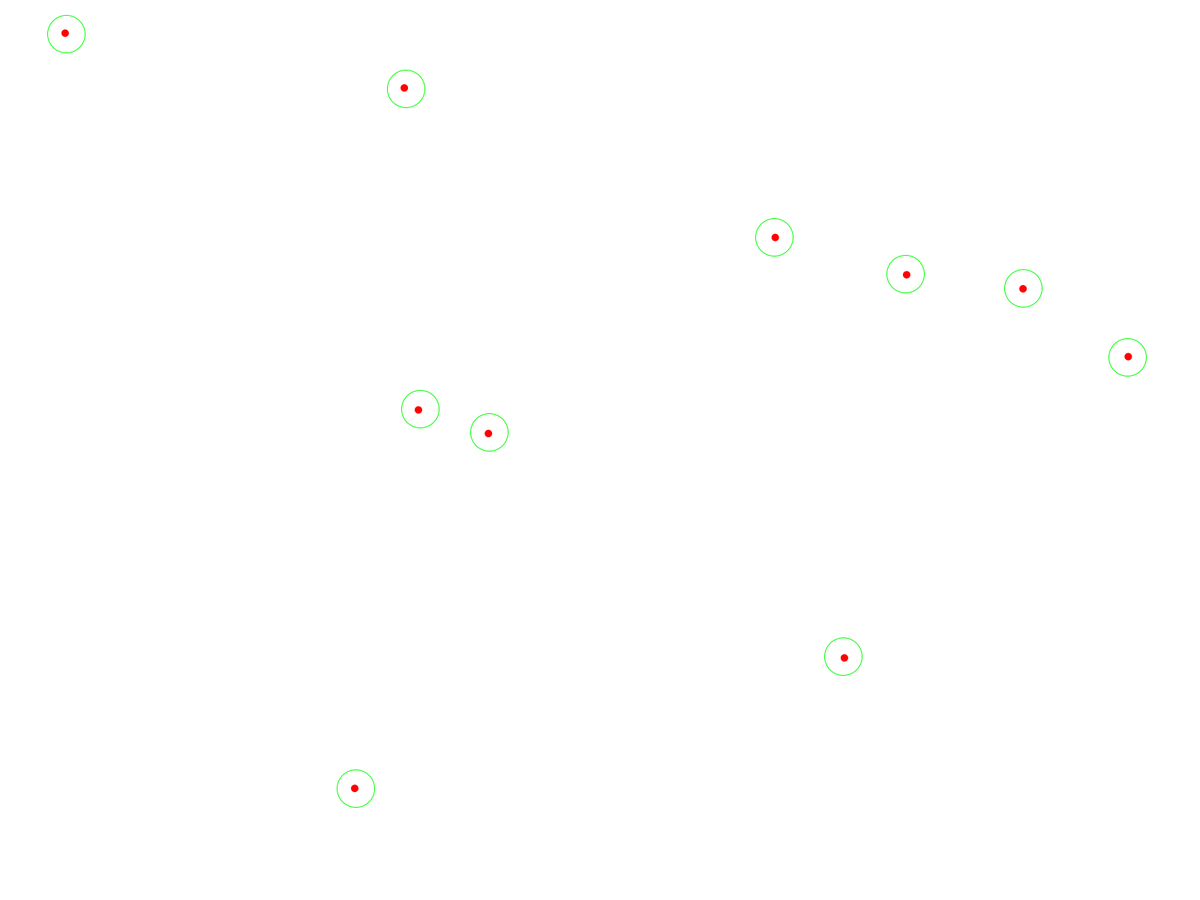
Frame 1 (no input)
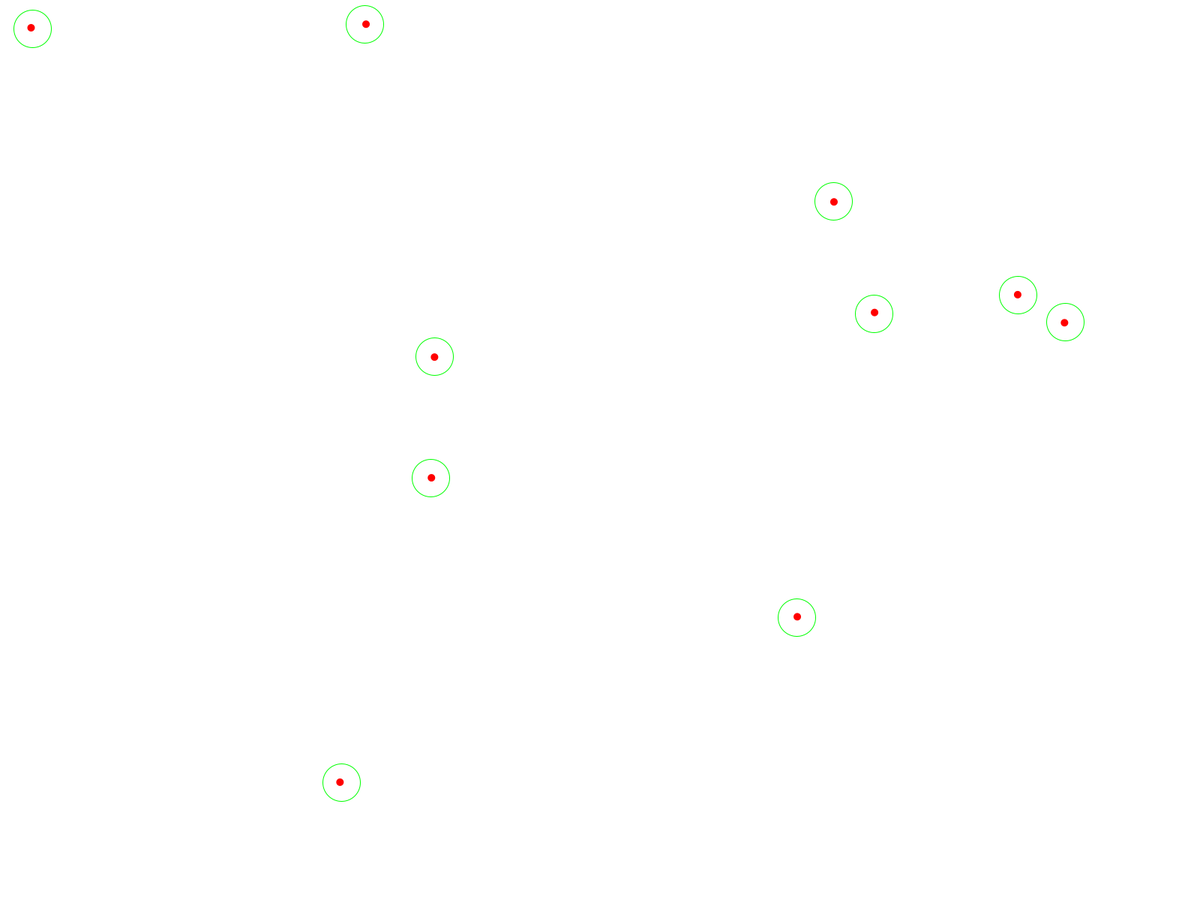
Frame 60 (the mouse pressed at the canvas centre just before this capture)
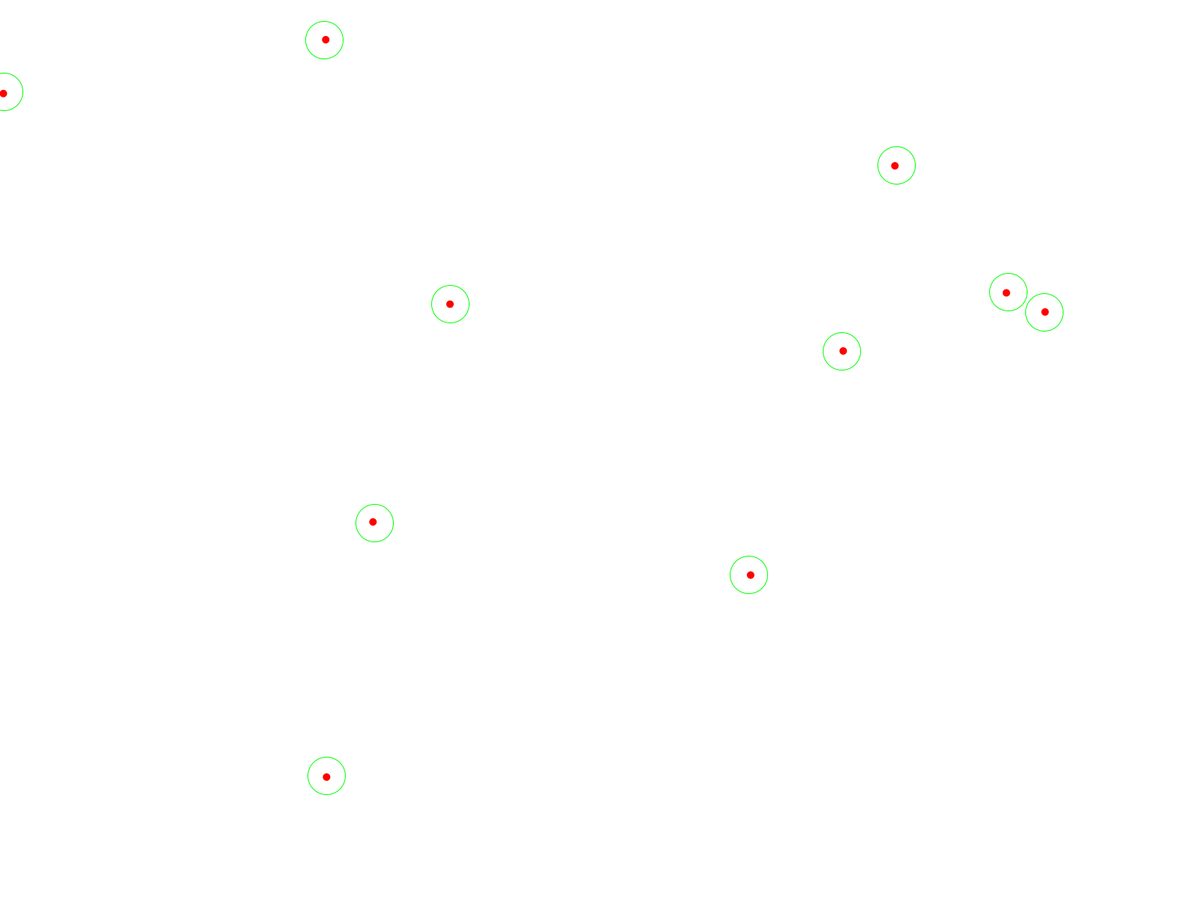
Frame 120 (the mouse held since frame 60 and released just before this capture)

The Processing sketch that drew these frames (run headless with seeded random() and noise(); from frame 60 on, the mouse is pressed at the canvas centre):

// Processing sketch: Nuclear_fission
// ── Nuclear_fission.pde
float velatom = 1.5;
ArrayList <atom> uranium;
ArrayList <neutron> radicals;
int maxatoms = 10;
int maxneutron = 3;
void setup() {
  //size(650, 650);
  fullScreen();
  reset();
}

void draw() {
  background(255, 255, 255);

  for (neutron n : radicals) {
    n.move();
    n.create();
  }
  if (uranium.size() > 0) {
    for (int i = uranium.size() - 1; i >= 0; i--) {
      atom a = uranium.get(i);
      if (!a.gone) {
        a.move();
        a.create();
      } else {
        uranium.remove(a);
      }
    }
  }
}
void keyPressed() {//due metodi per personalizzare la posozione
  if (key == 'n' || key == 'N') {
    radicals.add(new neutron(new PVector(mouseX, mouseY)));
  } else if (key == 'a' || key == 'A') {
    atom u = new atom();
    u.loc.x = mouseX;
    u.loc.y = mouseY;
    u.pseudoloc.x = mouseX;
    u.pseudoloc.y = mouseY;
    uranium.add(u);
  } else if (key == ' ') {
    reset();
  }
}

void reset() {
  uranium = new ArrayList <atom>();
  radicals = new ArrayList <neutron>();
  for (int i = 0; i < maxatoms; i++) {
    uranium.add(new atom());
  }
}

// ── atom.pde
class atom {

  PVector loc, vel, pseudoloc;
  int r, sight;
  boolean gone = false;

  atom() {
    r = 10;
    loc = new PVector(random(r, width - r), random(r, height - r));
    pseudoloc = loc.copy();
    vel = new PVector(random(-velatom, velatom), random(-velatom, velatom));
    sight = 50;
  }

  PVector repulsion() {
    PVector sep = new PVector();
    int counter = 0;
    for (atom a : uranium) {
      float d = loc.dist(a.loc);
      if (d != 0 && d < 2*sight/3) {
        sep.add(PVector.sub(loc, a.loc).div(d * d));
        counter++;
      }
    }

    if (counter > 0) {
      sep.setMag(velatom / 4);
      sep.sub(vel);
      sep.div(counter);
      sep.limit(velatom);
    }
    return sep;
  }

  void collision() {
    for (neutron n : radicals) {
      if (loc.dist(n.loc) <= r + n.r) {
        gone = true;
      }
    }
  }

  void fission() {
    for (int i = 0; i < maxneutron; i++) {
      radicals.add(new neutron(new PVector(loc.x, loc.y)));
    }
  }

  void edge() {
    vel.x *= loc.x > width || loc.x < 0 ? -1 : 1;
    vel.y *= loc.y > height || loc.y < 0 ? -1 : 1;
  }

  void move() {
    collision();
    if (!gone) {
      vel.add(repulsion());
      edge();
      pseudoloc.add(vel);
    }
  }

  void create() {
    if (!gone) {
      loc = pseudoloc.copy();
      noStroke();
      fill(255, 0, 0);
      ellipse(loc.x + random(-1, 1), loc.y + random(-1, 1), r, r);
      noFill();
      stroke(0, 255, 0);
      ellipse(loc.x+ random(-2, 2), loc.y+ random(-2, 2), sight, sight);
    } else {
      fission();
    }
  }
}

// ── neutron.pde
class neutron {

  PVector loc, vel, pseudo;
  int r = 3;


  neutron(PVector origin) {
    loc = origin.copy(); 
    pseudo = loc.copy();
    vel = PVector.random2D();
    vel.setMag(3);
  }

  neutron () {
    this(new PVector(random(10, width - 10), random(10, height - 10)));
  }

  void edge() {
    vel.x *= loc.x + r/2 > width || loc.x - r/2 < 0 ? -1 : 1;
    vel.y *= loc.y + r/2 > height || loc.y - r/2 < 0 ? -1 : 1;
  }

  void move() {
    edge(); 
    pseudo.add(vel);
  }

  void create() {
    loc = pseudo.copy();
    noStroke();
    fill(50, 50, 50);
    ellipse(loc.x + random(-1, 1), loc.y + random(-1, 1), r, r);
  }
}
